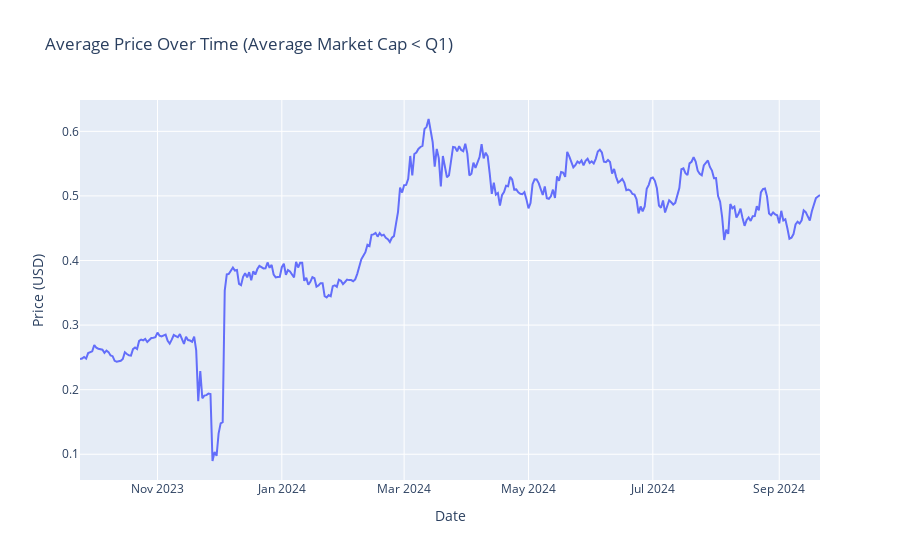
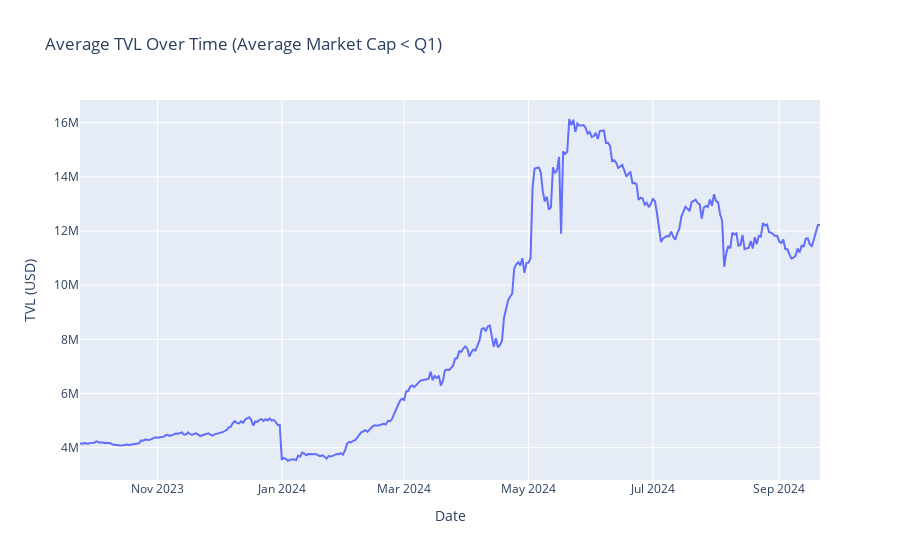
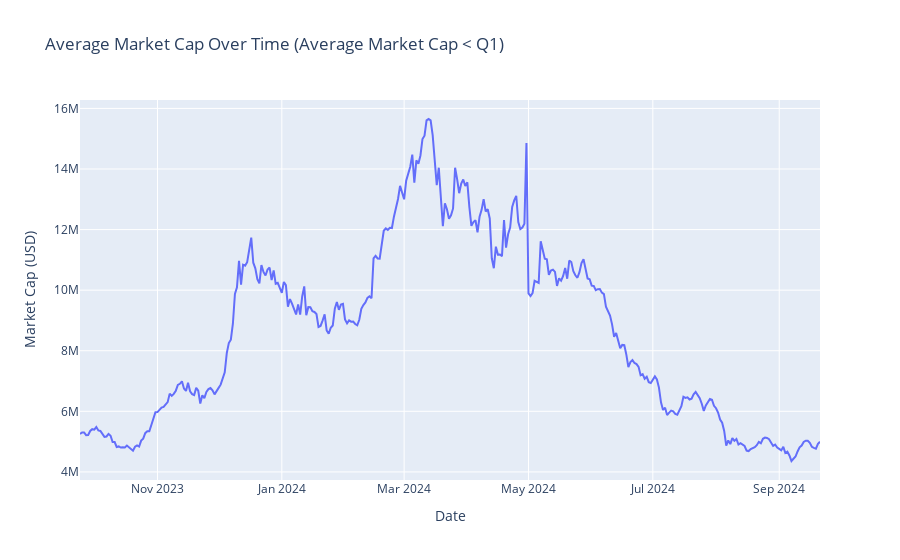

The code cell stored with these charts, in order, in its notebook:
### Code cell
# Group by date and calculate the average of the metrics
average_data = filtered_df.groupby('Date').agg({'Price': 'mean', 'TVL': 'mean', 'Market cap': 'mean'}).reset_index()

# Line chart for average price
fig = go.Figure()
fig.add_trace(go.Scatter(x=average_data['Date'], y=average_data['Price'], mode='lines', name='Average Price'))
fig.update_layout(title="Average Price Over Time (Average Market Cap < Q1)", xaxis_title="Date", yaxis_title="Price (USD)")
fig.show()

# Line graph for average TVL
fig = go.Figure()
fig.add_trace(go.Scatter(x=average_data['Date'], y=average_data['TVL'], mode='lines', name='Average TVL'))
fig.update_layout(title="Average TVL Over Time (Average Market Cap < Q1)", xaxis_title="Date", yaxis_title="TVL (USD)")
fig.show()

# Line chart for average Market Cap
fig = go.Figure()
fig.add_trace(go.Scatter(x=average_data['Date'], y=average_data['Market cap'], mode='lines', name='Average Market Cap'))
fig.update_layout(title="Average Market Cap Over Time (Average Market Cap < Q1)", xaxis_title="Date", yaxis_title="Market Cap (USD)")
fig.show()

### Figure 1 — Plotly figure (JSON) as saved in the notebook; plotly's stock layout.template omitted (floating-point values rounded to 4 significant figures; data arrays with more than 128 entries replaced by an {"elided": "..."} marker saying what was removed)
{"data": [{"mode": "lines", "name": "Average Price", "type": "scatter", "x": {"elided": "364 str values"}, "y": {"elided": "364 float values"}}], "layout": {"title": {"text": "Average Price Over Time (Average Market Cap < Q1)"}, "xaxis": {"title": {"text": "Date"}}, "yaxis": {"title": {"text": "Price (USD)"}}}}

### Figure 2 — Plotly figure (JSON) as saved in the notebook; plotly's stock layout.template omitted (floating-point values rounded to 4 significant figures; data arrays with more than 128 entries replaced by an {"elided": "..."} marker saying what was removed)
{"data": [{"mode": "lines", "name": "Average TVL", "type": "scatter", "x": {"elided": "364 str values"}, "y": {"elided": "364 float values"}}], "layout": {"title": {"text": "Average TVL Over Time (Average Market Cap < Q1)"}, "xaxis": {"title": {"text": "Date"}}, "yaxis": {"title": {"text": "TVL (USD)"}}}}

### Figure 3 — Plotly figure (JSON) as saved in the notebook; plotly's stock layout.template omitted (floating-point values rounded to 4 significant figures; data arrays with more than 128 entries replaced by an {"elided": "..."} marker saying what was removed)
{"data": [{"mode": "lines", "name": "Average Market Cap", "type": "scatter", "x": {"elided": "364 str values"}, "y": {"elided": "364 float values"}}], "layout": {"title": {"text": "Average Market Cap Over Time (Average Market Cap < Q1)"}, "xaxis": {"title": {"text": "Date"}}, "yaxis": {"title": {"text": "Market Cap (USD)"}}}}
